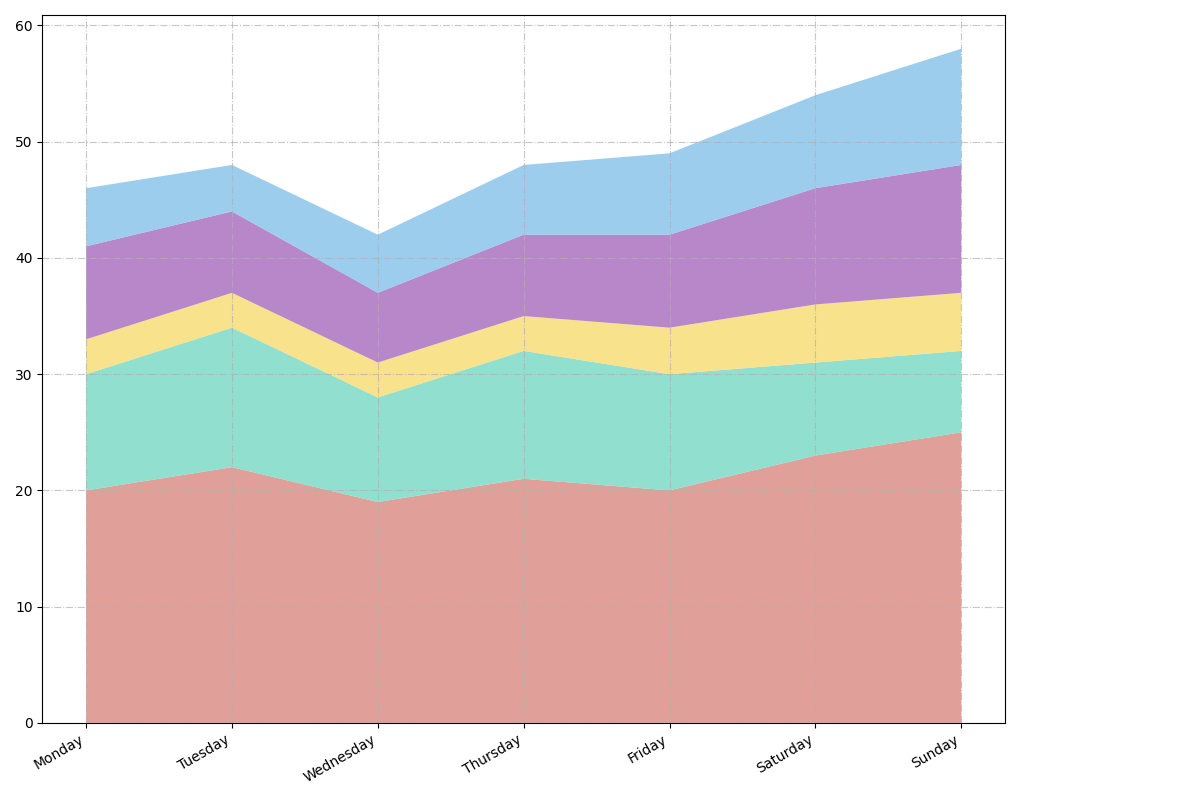

Generate this figure with Python:
import matplotlib.pyplot as plt
import numpy as np

days = ['Monday', 'Tuesday', 'Wednesday', 'Thursday', 'Friday', 'Saturday', 'Sunday']

heating = [20, 22, 19, 21, 20, 23, 25]
cooling = [10, 12, 9, 11, 10, 8, 7]
lighting = [3, 3, 3, 3, 4, 5, 5]
appliances = [8, 7, 6, 7, 8, 10, 11]
entertainment = [5, 4, 5, 6, 7, 8, 10]

energy_stack = np.row_stack((heating, cooling, lighting, appliances, entertainment))

fig, ax = plt.subplots(figsize=(12, 8))

ax.stackplot(days, energy_stack,
             colors=['#D98880', '#76D7C4', '#F7DC6F', '#A569BD', '#85C1E9'], alpha=0.8)

ax.grid(True, linestyle='-.', alpha=0.7)

plt.xticks(rotation=30, ha='right')
plt.tight_layout(rect=[0, 0, 0.85, 1])
plt.show()
